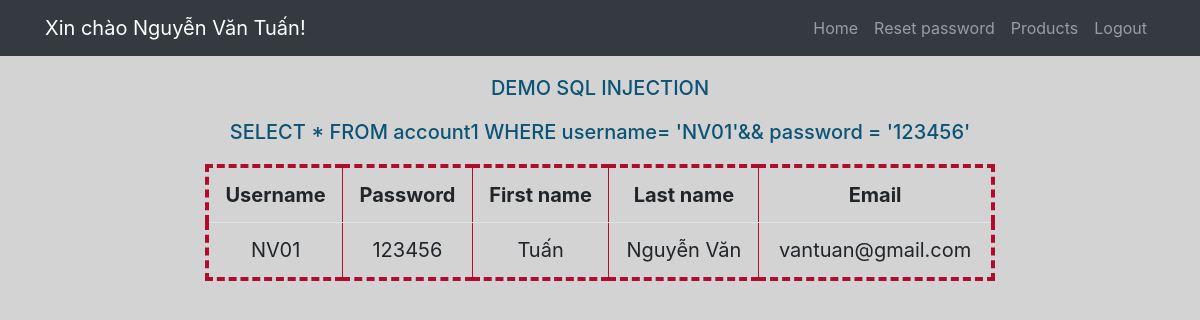
The app's page /web_bitancong/index.php (signed in) with its own data.
### tables this page shows
CREATE TABLE `account1` (
  `username` varchar(50) NOT NULL,
  `password` varchar(500) NOT NULL,
  `firstname` varchar(50) NOT NULL,
  `lastname` varchar(50) NOT NULL,
  `email` varchar(100) NOT NULL
);

### web_bitancong/index.php (the view, shortened to what this page needs)
<?php
    $ten_nv = $_SESSION['tennv'];
    $query = $_SESSION['query'];
    $con = open_database();
    $result = $con->query($query);
?>
<!DOCTYPE html>
<html lang="en">
<head>
	<link rel="stylesheet" href="https://maxcdn.bootstrapcdn.com/bootstrap/4.5.2/css/bootstrap.min.css">
	<link rel="stylesheet" href="style.css">
</head>
<body>
<body>
    <nav class="navbar navbar-expand-md bg-dark navbar-dark">
        <div class="container">
        <?php
            echo '<a class="navbar-brand" href="#"> Xin chào ' .$ten_nv.'!</a>';
        ?>
            <div class="collapse navbar-collapse" id="collapsibleNavbar">
            <ul class="navbar-nav ml-auto">
                <li class="nav-item">
                <a class="nav-link" href="index.php">Home</a>
                </li>
                <li class="nav-item">
                <a class="nav-link" href="reset_password.php">Reset password</a>
                </li>
                <li class="nav-item">
                <a class="nav-link" href="product.php">Products</a>
                </li>
                <li class="nav-item">
                <a class="nav-link" href="logout.php">Logout</a>
                </li>
            </ul>
            </div>
        </div>
    </nav>
    <div class="row justify-content-center " >
        <div class="col-md-6 col-lg-8">
    <?php
        echo '<h3  class="Bigtitle">Demo SQL Injection</h3>';
        echo '<h5  class="title">'.$query.'</h5>'; ?>
    <table class="table" border="1">
        <tbody>
            <tr class="header">
                <td>Username</td>
                <td>Password</td>
                <td>First name</td>
                <td>Last name</td>
                <td>Email</td>
            </tr>
    <?php
    while($data=$result->fetch_assoc())
    {
        echo '<tr>
                <td>'.$data['username'].'</td>
                <td>'.$data['password'].'</td>
                <td>'.$data['firstname'].'</td>
                <td>'.$data['lastname'].'</td>
                <td>'.$data['email'].'</td>
            </tr>';
    }
    ?>
        </tbody>
    </table>
</div>
</div>
</body>
</html>

### web_bitancong/style.css (style rules this page uses)
.title { margin: 20px; color: #0b5475; font-size: 20px; text-align: center; }
.Bigtitle { margin: 20px; color: #0b5475; font-size: 20px; text-align: center; text-transform: uppercase;; }
table { width: 80%; text-align: center; }
.table { padding: 20px 10px; text-align: center; margin: 0px auto; border-collapse: collapse; border-color: #b00c2d; border-style: dashed; border-width: 4px; font-size: 20px }
body { background-color:lightgray; }
td { padding: 10px; }
tr.header { font-weight: bold; }
a { text-decoration: none; }

### records on screen
account1: username "NV01", password "123456", firstname "Tuấn", lastname "Nguyễn Văn", email "vantuan@gmail.com"

### other values on screen
$ten_nv "Nguyễn Văn Tuấn"
$query "SELECT * FROM account1 WHERE username= 'NV01'&& password = '123456'"
